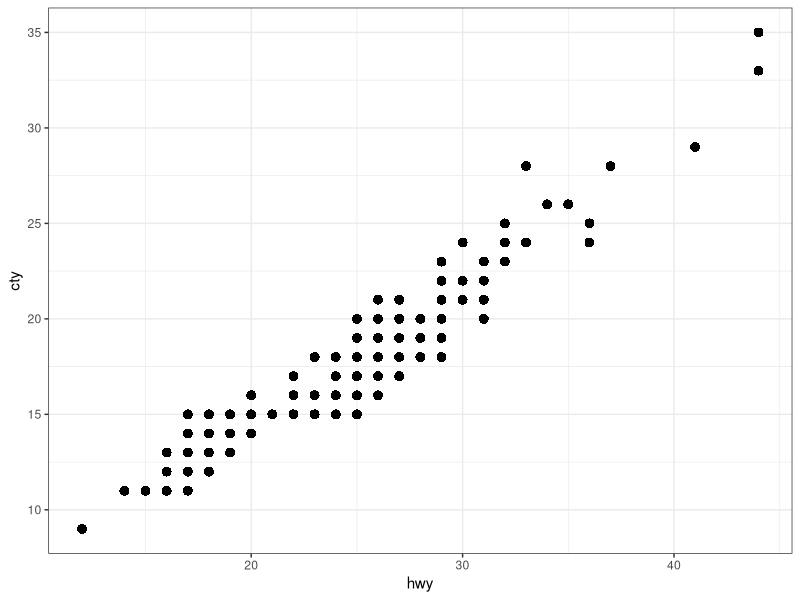
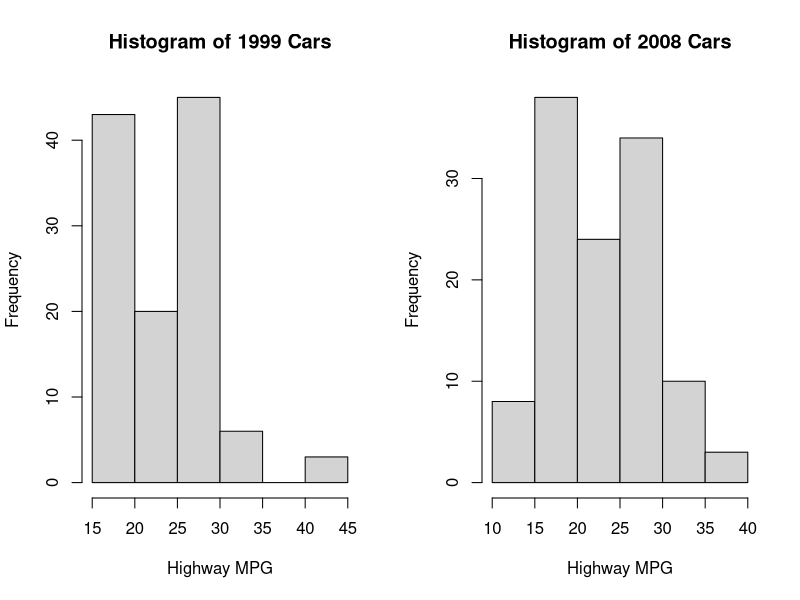
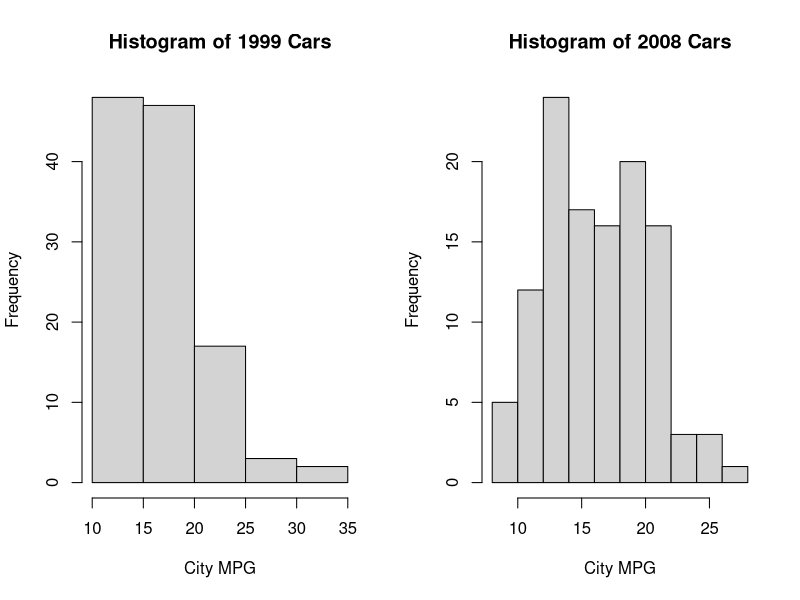

R code for these plots, in order:
## ---- chunk 1
knitr::opts_chunk$set(echo = TRUE)
## ---- chunk 2
a0 <- 1
a0
## ---- chunk 3
low <- (15-32)*5/9
high <- (24-32)*5/9
cel <- c(low,high)
cel
## ---- chunk 4
vec200 <- rep(c(3,1) , length.out =200)
vec200
## ---- chunk 5
numPerfect <- sum(round(sqrt(1:2001) %% 1 == 0))
numPerfect
## ---- chunk 6
library(ggplot2)
top3 <- head(mpg[order(mpg$hwy, decreasing=T),], n=3)
top3
## ---- chunk 7
table(mpg$class)
numCompact <- subset(mpg, class == 'compact')
numCompact
## ---- chunk 8
ggplot(mpg, aes(x=hwy, y=cty)) + geom_point(shape=16, size=3) +theme_bw()
## ---- chunk 9
cars2008 <- subset(mpg, year == 2008)
cars1999 <- subset(mpg, year == 1999)

par(mfrow=c(1,2))
hist(cars1999$hwy, main="Histogram of 1999 Cars", xlab="Highway MPG")
hist(cars2008$hwy, main="Histogram of 2008 Cars", xlab="Highway MPG")

par(mfrow=c(1,2))
hist(cars1999$cty, main="Histogram of 1999 Cars", xlab="City MPG")
hist(cars2008$cty, main="Histogram of 2008 Cars", xlab="City MPG")

mean(cars1999$hwy)
mean(cars2008$hwy)
mean(cars1999$cty)
mean(cars2008$cty)
